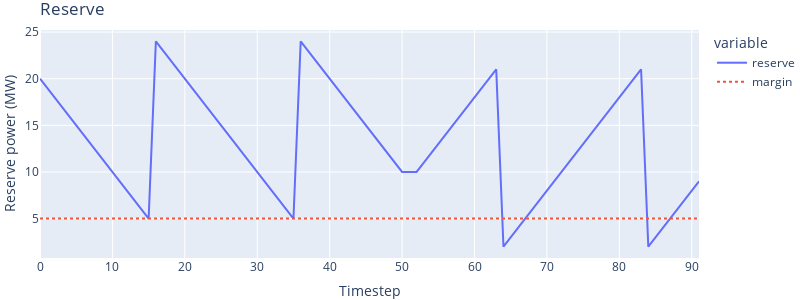

The cell this chart's notebook holds for it:
### Code cell
dfplot=simulator._dfElReserve
margin=optimiser.optimisation_parameters.el_reserve_margin
x = [dfplot.index[0],dfplot.index[-1]]
fig=px.line(dfplot,title="Reserve")
fig.add_scatter(x=x,y=[margin,margin],line=dict(dash='dot'),name="margin",mode="lines")
fig.update_xaxes(title_text="Timestep")
fig.update_yaxes(title_text="Reserve power (MW)",dtick = 5)
fig.update_layout(autosize=False,width=800,height=300,margin=dict(l=0,r=0,t=30,b=0))

### Figure 1 — Plotly figure (JSON) as saved in the notebook; plotly's stock layout.template omitted (floating-point values rounded to 4 significant figures)
{"data": [{"hovertemplate": "variable=reserve<br>index=%{x}<br>value=%{y}<extra></extra>", "legendgroup": "reserve", "line": {"color": "#636efa", "dash": "solid"}, "mode": "lines", "name": "reserve", "orientation": "v", "showlegend": true, "type": "scatter", "x": [0, 1, 2, 3, 4, 5, 6, 7, 8, 9, 10, 11, 12, 13, 14, 15, 16, 17, 18, 19, 20, 21, 22, 23, 24, 25, 26, 27, 28, 29, 30, 31, 32, 33, 34, 35, 36, 37, 38, 39, 40, 41, 42, 43, 44, 45, 46, 47, 48, 49, 50, 51, 52, 53, 54, 55, 56, 57, 58, 59, 60, 61, 62, 63, 64, 65, 66, 67, 68, 69, 70, 71, 72, 73, 74, 75, 76, 77, 78, 79, 80, 81, 82, 83, 84, 85, 86, 87, 88, 89, 90, 91], "xaxis": "x", "y": [20, 19, 18, 17, 16, 15, 14, 13, 12, 11, 10, 9, 8, 7, 6, 5, 24, 23, 22, 21, 20, 19, 18, 17, 16, 15, 14, 13, 12, 11, 10, 9, 8, 7, 6, 5, 24, 23, 22, 21, 20, 19, 18, 17, 16, 15, 14, 13, 12, 11, 10, 10, 10, 11, 12, 13, 14, 15, 16, 17, 18, 19, 20, 21, 2, 3, 4, 5, 6, 7, 8, 9, 10, 11, 12, 13, 14, 15, 16, 17, 18, 19, 20, 21, 2, 3, 4, 5, 6, 7, 8, 9], "yaxis": "y"}, {"line": {"dash": "dot"}, "mode": "lines", "name": "margin", "type": "scatter", "x": [0, 91], "y": [5, 5]}], "layout": {"autosize": false, "height": 300, "legend": {"title": {"text": "variable"}, "tracegroupgap": 0}, "margin": {"b": 0, "l": 0, "r": 0, "t": 30}, "title": {"text": "Reserve"}, "width": 800, "xaxis": {"anchor": "y", "domain": [0, 1], "title": {"text": "Timestep"}}, "yaxis": {"anchor": "x", "domain": [0, 1], "dtick": 5, "title": {"text": "Reserve power (MW)"}}}}
